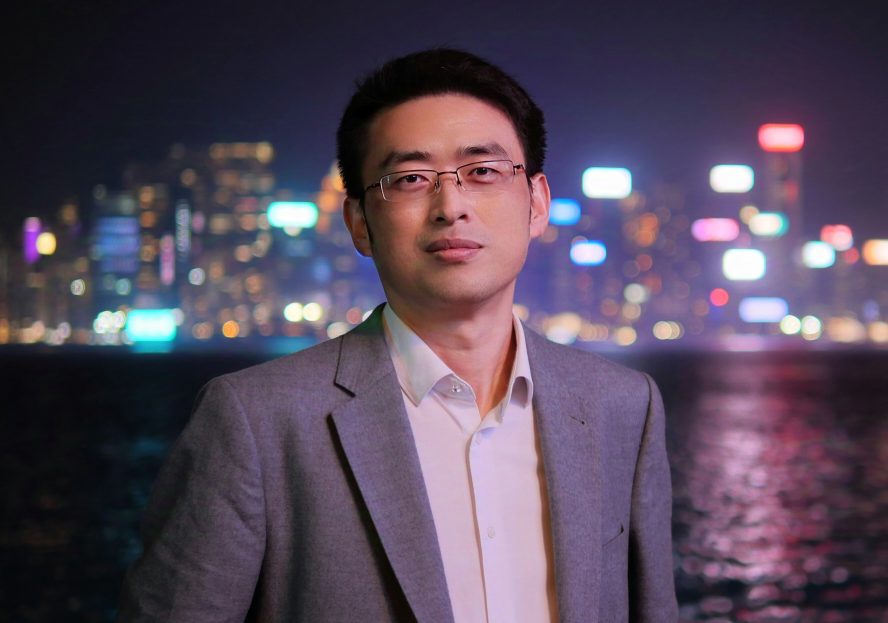
#> input picture img/HK.jpg, 3551 x 2492 px (shown at 1/4 size)
$ python new.py
#> lines starting #> are read from the running program, lines starting #| are printed output that depends on the picture
from PIL import Image, ImageFilter
import math

def high_quality_resize(input_path, output_path, scale=0.006):
    # 打开图片并转换色彩模式
#> called with input_path = 'HK.jpg', output_path = 'HK-2.jpg', scale = 0.006
    img = Image.open(input_path).convert('RGB')
#> img is the input picture: PIL image 3551x2492 RGB; mean R, G, B 85.7, 72.4, 90.1

    # 分阶段缩小（可选）
    intermediate_scale = math.sqrt(scale)  # 分两次缩小
    temp_size = (
        math.floor(img.width * intermediate_scale),
        math.floor(img.height * intermediate_scale))
#> temp_size = (275, 193)
    img = img.resize(temp_size, Image.LANCZOS)
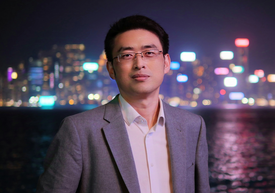
#> img: PIL image 275x193 RGB; mean R, G, B 85.7, 72.4, 90.1

    # 最终尺寸
    final_size = (
        math.floor(img.width * intermediate_scale),
        math.floor(img.height * intermediate_scale))
#> final_size = (21, 14)

    # 应用锐化滤镜
    #img = img.resize(final_size, Image.LANCZOS)
    #img = img.filter(ImageFilter.SHARPEN)

    # 高级保存参数
    img.save(
        output_path,
        quality=100,
        subsampling=0,
        dpi=(300, 300),  # 保持高DPI
        optimize=True
    )

# 使用示例
high_quality_resize("HK.jpg", "HK-2.jpg", 0.006)

$ run again, with img/pic2-1.jpg copied over img/HK.jpg
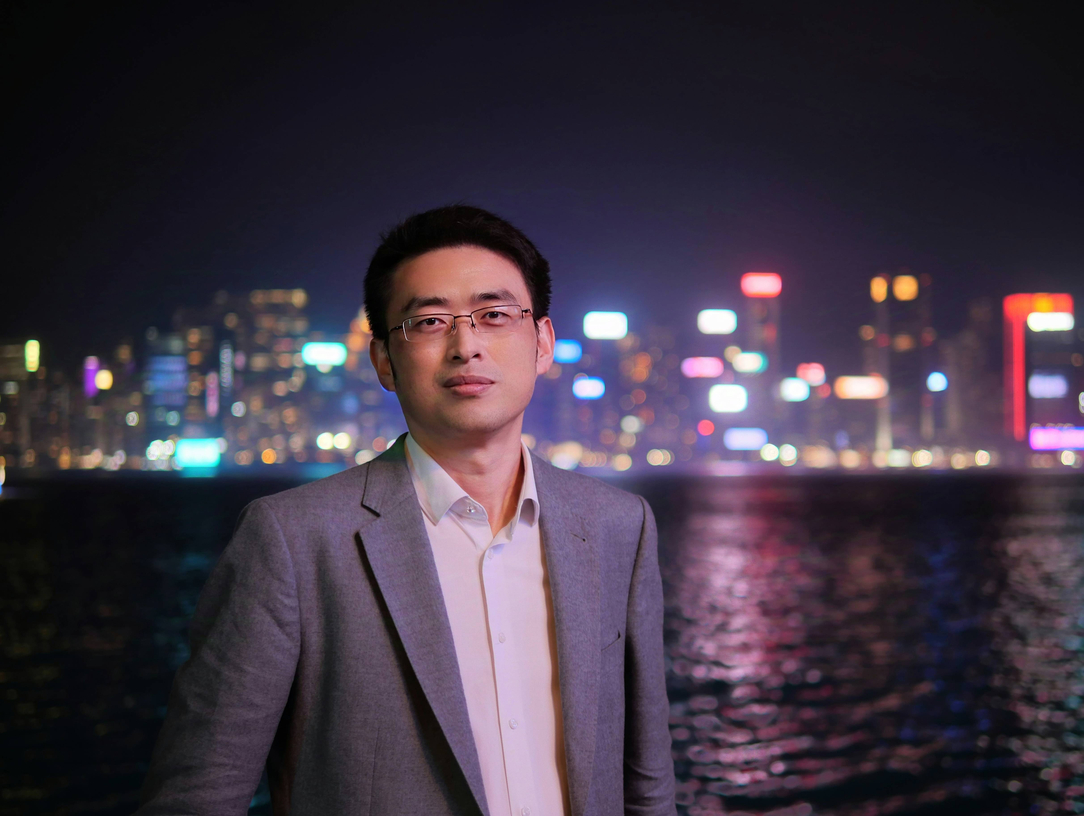
#> input picture img/pic2-1.jpg, 1084 x 816 px
#> in high_quality_resize, img is the input picture: PIL image 1084x816 RGB; mean R, G, B 63.8, 53.7, 67.3
#> in high_quality_resize, `img = img.resize(temp_size, Image.LANCZOS)`:
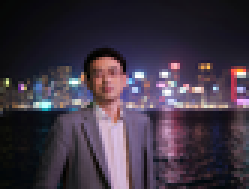
#> img: PIL image 83x63 RGB (shown 3 times larger); mean R, G, B 63.8, 53.7, 67.3
